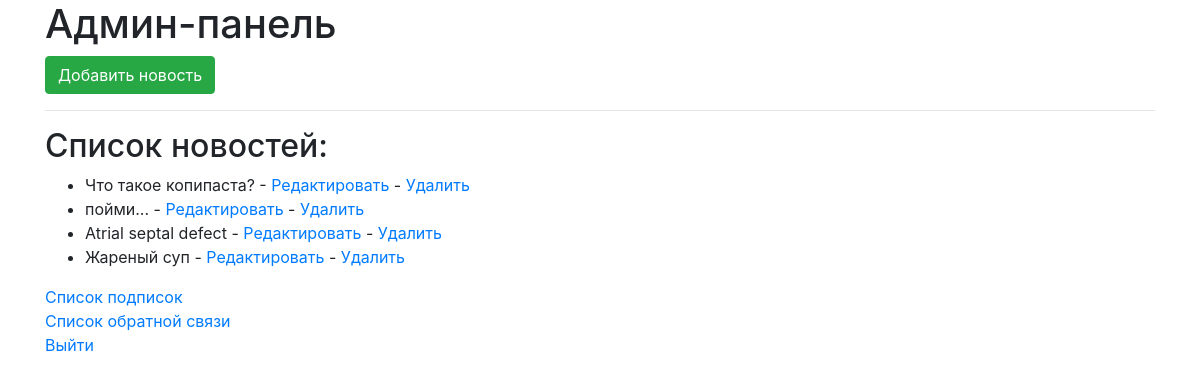
Page /admin (signed in) on the earlier database version.
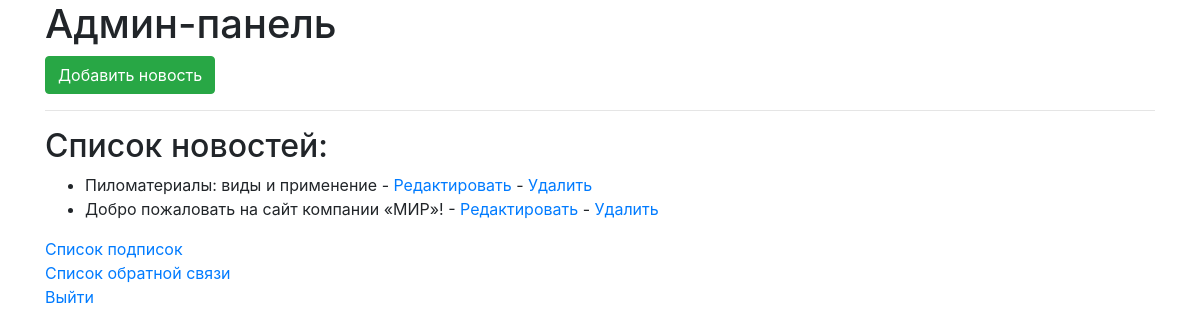
Same page on the later database version.
### server_run.py (models this page shows, shortened)
class News(db.Model):
    id = db.Column(db.Integer, primary_key=True)
    title = db.Column(db.String(255), nullable=False)
    content = db.Column(db.Text, nullable=False)
    date_created = db.Column(db.DateTime, default=db.func.now())
    author_id = db.Column(db.Integer, db.ForeignKey('user.id'), nullable=False)
    author = db.relationship('User', backref=db.backref('news', lazy=True))
    slug = db.Column(db.String(255), unique=True, nullable=False)
    is_published = db.Column(db.Boolean, default=False)
    image = db.Column(db.String(255), nullable=True)

### server_run.py (the view)
@app.route('/admin')
@login_required
@admin_required
def admin_panel():
    news_list = News.query.order_by(News.date_created.desc()).all()
    return render_template('admin_panel.html', news=news_list)

### server_run.py (called while the page is built)
@login_manager.user_loader
def load_user(user_id):
    return User.query.get(int(user_id))

def admin_required(f):
    @wraps(f)
    def decorated_function(*args, **kwargs):
        if not current_user.is_admin:
            abort(403)
        return f(*args, **kwargs)
    return decorated_function

### templates/admin_panel.html (shortened to what this page needs)
<!DOCTYPE html>
<html>
<head>
    <link rel="stylesheet" href="https://stackpath.bootstrapcdn.com/bootstrap/4.5.2/css/bootstrap.min.css">
</head>
<body>
    <div class="container">
        <h1>Админ-панель</h1>
        <a href="{{ url_for('add_news') }}" class="btn btn-success">Добавить новость</a>
        <hr>
        <h2>Список новостей:</h2>
        <ul>
            {% for item in news %}
                <li>
                    {{ item.title }} -
                    <a href="{{ url_for('edit_news', id=item.id) }}">Редактировать</a> -
                    <a href="{{ url_for('delete_news', id=item.id) }}" onclick="return confirm('Вы уверены, что хотите удалить эту новость?')">Удалить</a>
                </li>
            {% endfor %}
        </ul>
        <a href="/admin/emails">Список подписок</a><br>
        <a href="/admin/feedbacks">Список обратной связи</a><br>
        <a href="{{ url_for('logout') }}">Выйти</a>
    </div>
</body>
</html>

Differences in the rows shown:
removed News: title "Что такое копипаста?"
removed News: title "пойми..."
removed News: title "Atrial septal defect"
removed News: title "Жареный суп"
added News: title "Пиломатериалы: виды и применение"
added News: title "Добро пожаловать на сайт компании «МИР»!"
